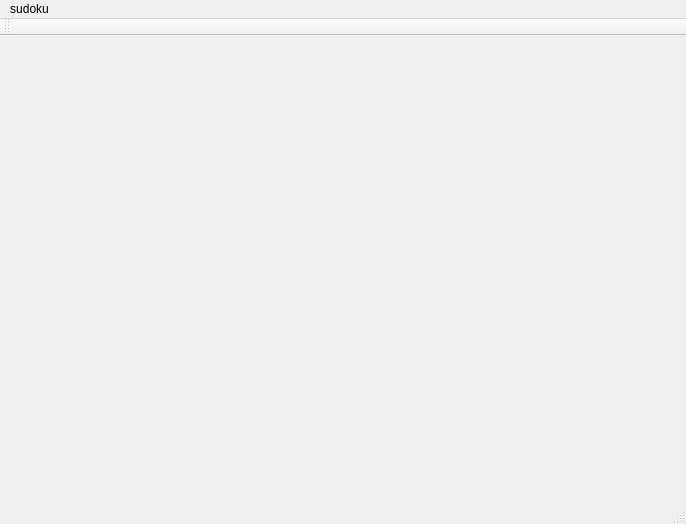
<?xml version="1.0" encoding="UTF-8"?>
<ui version="4.0">
 <class>MainWindow</class>
 <widget class="QMainWindow" name="MainWindow">
  <property name="geometry">
   <rect>
    <x>0</x>
    <y>0</y>
    <width>686</width>
    <height>524</height>
   </rect>
  </property>
  <property name="windowTitle">
   <string>MainWindow</string>
  </property>
  <widget class="QWidget" name="centralWidget"/>
  <widget class="QMenuBar" name="menuBar">
   <property name="geometry">
    <rect>
     <x>0</x>
     <y>0</y>
     <width>686</width>
     <height>25</height>
    </rect>
   </property>
   <widget class="QMenu" name="menuGenerate_puzzle_randomly">
    <property name="title">
     <string>sudoku</string>
    </property>
    <addaction name="separator"/>
    <addaction name="separator"/>
    <addaction name="separator"/>
   </widget>
   <addaction name="menuGenerate_puzzle_randomly"/>
  </widget>
  <widget class="QToolBar" name="mainToolBar">
   <attribute name="toolBarArea">
    <enum>TopToolBarArea</enum>
   </attribute>
   <attribute name="toolBarBreak">
    <bool>false</bool>
   </attribute>
  </widget>
  <widget class="QStatusBar" name="statusBar"/>
 </widget>
 <layoutdefault spacing="6" margin="11"/>
 <resources/>
 <connections/>
</ui>
